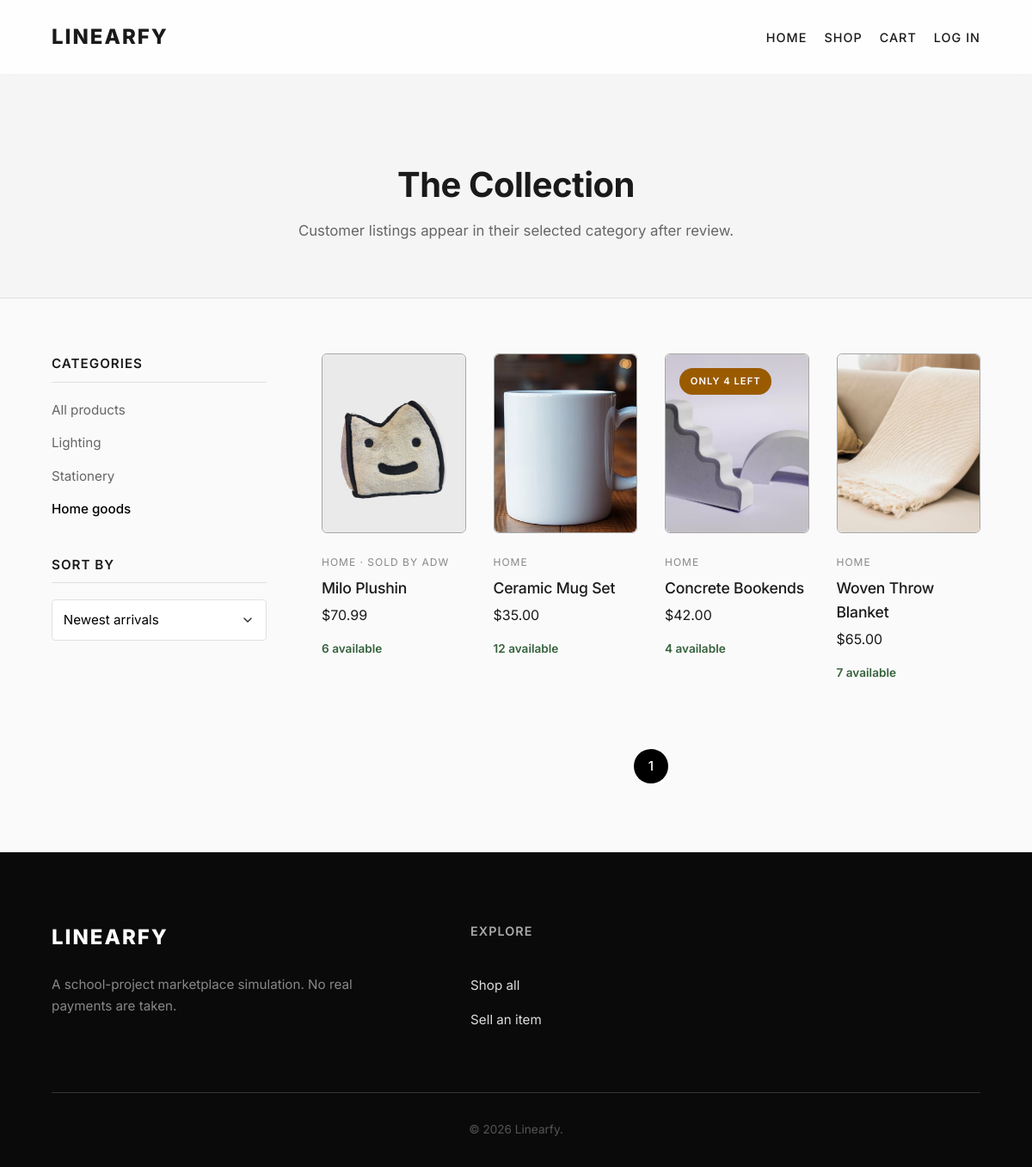
Page /shop?category=home&sort=newest on the committed database.
### app.py (models this page shows)
class Product(db.Model):
    id = db.Column(db.Integer, primary_key=True)
    name = db.Column(db.String(100), nullable=False)
    price = db.Column(db.Float, nullable=False)
    category = db.Column(db.String(50), nullable=False)
    image = db.Column(db.String(200), nullable=False)
    description = db.Column(db.Text, nullable=False)
    is_new = db.Column(db.Boolean, default=False)
    is_sale = db.Column(db.Boolean, default=False)
    stock_count = db.Column(db.Integer, nullable=False, default=10)
    seller_id = db.Column(db.Integer, db.ForeignKey("user.id"), nullable=True)
    status = db.Column(db.String(20), nullable=False, default="approved")
    created_at = db.Column(db.DateTime, default=datetime.utcnow, nullable=False)
    updated_at = db.Column(
        db.DateTime,
        default=datetime.utcnow,
        onupdate=datetime.utcnow,
        nullable=False,
    )
    seller = db.relationship(
        "User",
        backref=db.backref("listings", lazy=True),
    )

class User(db.Model):
    id = db.Column(db.Integer, primary_key=True)
    first_name = db.Column(db.String(50), nullable=False)
    last_name = db.Column(db.String(50), nullable=False)
    dob = db.Column(db.Date, nullable=False)
    email = db.Column(db.String(120), unique=True, nullable=False)
    password = db.Column(db.String(200), nullable=False)
    is_admin = db.Column(db.Boolean, default=False, nullable=False)
    created_at = db.Column(db.DateTime, default=datetime.utcnow, nullable=False)

### app.py (the view)
@app.route("/shop")
def shop():
    category = request.args.get("category", "all")
    sort = request.args.get("sort", "newest")
    page = request.args.get("page", 1, type=int)
    valid_categories = {"all"} | ALLOWED_CATEGORIES
    if category not in valid_categories:
        category = "all"
    query = Product.query.filter_by(status="approved")
    if category != "all":
        query = query.filter_by(category=category)
    if sort == "price-low":
        query = query.order_by(Product.price.asc())
    elif sort == "price-high":
        query = query.order_by(Product.price.desc())
    else:
        sort = "newest"
        query = query.order_by(Product.id.desc())
    pagination = query.paginate(page=page, per_page=4, error_out=False)
    return render_template(
        "shop.html",
        products=pagination.items,
        pagination=pagination,
        current_category=category,
        current_sort=sort,
    )

### app.py (called while the page is built)
def current_user():
    user_id = session.get("user_id")
    return db.session.get(User, user_id) if user_id else None

def product_image_url(product):
    folder = "images/uploads" if product.seller_id else "images/products"
    return url_for("static", filename=f"{folder}/{product.image}")

@app.context_processor
def shared_template_data():
    cart = session.get("cart", {})
    user = current_user()
    saved_product_ids = set()
    if user:
        saved_product_ids = {
            item.product_id
            for item in WishlistItem.query.filter_by(user_id=user.id).all()
        }
    return {
        "cart_count": sum(cart.values()),
        "current_user": user,
        "saved_product_ids": saved_product_ids,
        "product_image_url": product_image_url,
    }

### templates/shop.html (shortened to what this page needs)
{% extends "base.html" %}
{% block content %}
<div class="page-header"><div class="header-content"><h1>The Collection</h1><p>Customer listings appear in their selected category after review.</p></div></div>
<div class="shop-layout"><aside class="shop-sidebar"><div class="filter-group"><h3>Categories</h3><ul class="filter-list">{% for value, label in [('all', 'All products'), ('lighting', 'Lighting'), ('stationery', 'Stationery'), ('home', 'Home goods')] %}<li><a class="{% if current_category == value %}active{% endif %}" href="{{ url_for('shop', category=value, sort=current_sort) }}">{{ label }}</a></li>{% endfor %}</ul></div><div class="filter-group"><h3>Sort by</h3><form method="get"><input name="category" type="hidden" value="{{ current_category }}"><select name="sort" class="custom-select" onchange="this.form.submit()"><option value="newest" {% if current_sort == 'newest' %}selected{% endif %}>Newest arrivals</option><option value="price-low" {% if current_sort == 'price-low' %}selected{% endif %}>Price: low to high</option><option value="price-high" {% if current_sort == 'price-high' %}selected{% endif %}>Price: high to low</option></select></form></div></aside>
<main class="shop-main"><div class="product-grid shop-grid">{% for product in products %}<article class="product-card"><div class="image-wrapper"><img src="{{ product_image_url(product) }}" alt="{{ product.name }}" class="product-image">{% if product.stock_count == 0 %}<span class="badge badge-sold-out">Sold out</span>{% elif product.stock_count < 5 %}<span class="badge badge-low-stock">Only {{ product.stock_count }} left</span>{% endif %}<div class="quick-action"></div></div><div class="product-info"><p class="stock-status">{{ product.category|title }}{% if product.seller %} · Sold by {{ product.seller.first_name }}{% endif %}</p><h3>{{ product.name }}</h3><p class="price">${{ '%.2f'|format(product.price) }}</p><p class="availability ">{% if product.stock_count == 0 %}Currently unavailable{% else %}{{ product.stock_count }} available{% endif %}</p></div></article>{% else %}<div class="empty-state-box"><p>No products match this category yet.</p></div>{% endfor %}</div>
<div class="pagination">{% for page_number in pagination.iter_pages() %}{% if page_number %}<a class="page-number {% if page_number == pagination.page %}active{% endif %}" href="{{ url_for('shop', page=page_number, category=current_category, sort=current_sort) }}">{{ page_number }}</a>{% endif %}{% endfor %}</div></main></div>
{% endblock %}

### static/css/style.css (style rules this page uses)
* { margin: 0; padding: 0; box-sizing: border-box; font-family: 'Inter', 'Segoe UI', Tahoma, Geneva, Verdana, sans-serif; }
html, body { -ms-overflow-style: none; scrollbar-width: none; }
:root { --primary-color: #000000; --bg-color: #fafafa; --text-color: #1a1a1a; --border-color: #e0e0e0; --input-bg: #ffffff; }
body { background-color: var(--bg-color); color: var(--text-color); line-height: 1.6; opacity: 0; transition: opacity 0.6s ease; }
body.page-loaded { opacity: 1; }
.custom-select { appearance: none; background-color: var(--input-bg); padding-right: 2.5rem; width: 100%; padding: 0.8rem; border: 1px solid var(--border-color); border-radius: 4px; font-size: 0.95rem; outline: none; cursor: pointer; font-family: inherit; }
.product-grid { display: grid; grid-template-columns: repeat(5, 1fr); gap: 1.5rem; }
.product-card { background: transparent; border: none; text-align: left; }
.image-wrapper { position: relative; overflow: hidden; border-radius: 6px; margin-bottom: 1.5rem; border: 1px solid rgb(167, 167, 167); }
.product-image { aspect-ratio: 4 / 5; background-color: #eaeaea; width: 100%; border-radius: 6px; object-fit: cover; display: block; transition: transform 0.6s cubic-bezier(0.25, 0.46, 0.45, 0.94); }
.badge { position: absolute; top: 1rem; left: 1rem; background-color: var(--primary-color); color: #ffffff; font-size: 0.7rem; padding: 0.4rem 0.8rem; border-radius: 20px; letter-spacing: 1px; text-transform: uppercase; font-weight: 600; }
.product-info { padding: 0; }
.stock-status { font-size: 0.75rem; color: #888888; text-transform: uppercase; letter-spacing: 1px; margin-bottom: 0.4rem; }
.product-info h3 { font-size: 1.1rem; font-weight: 500; margin-bottom: 0.3rem; letter-spacing: -0.2px; }
.price { font-size: 1rem; color: var(--text-color); margin-bottom: 1rem; font-weight: 400; }
.quick-action { position: absolute; bottom: 0; left: 0; width: 100%; padding: 1rem; background: linear-gradient(to top, rgba(0,0,0,0.1), transparent); transform: translateY(100%); transition: transform 0.3s cubic-bezier(0.16, 1, 0.3, 1); }
.page-header { background-color: #f5f5f5; padding: 6rem 5% 4rem; text-align: center; border-bottom: 1px solid var(--border-color); }
.page-header h1 { font-size: 2.5rem; font-weight: 700; margin-bottom: 0.5rem; letter-spacing: -0.5px; }
.page-header p { color: #666666; font-size: 1.05rem; }
.shop-layout { display: flex; max-width: 1300px; margin: 4rem auto; padding: 0 5%; gap: 4rem; align-items: flex-start; }
.shop-sidebar { width: 250px; flex-shrink: 0; position: sticky; top: 6rem; }
.shop-main { flex-grow: 1; }
.filter-group { margin-bottom: 2.5rem; }
.filter-group h3 { font-size: 0.95rem; font-weight: 600; text-transform: uppercase; letter-spacing: 1px; margin-bottom: 1.2rem; padding-bottom: 0.5rem; border-bottom: 1px solid var(--border-color); }
.filter-list { list-style: none; }
.filter-list li { margin-bottom: 0.8rem; }
.filter-list a { text-decoration: none; color: #666666; font-size: 0.95rem; transition: color 0.2s ease; }
.filter-list a:hover, .filter-list a.active { color: var(--primary-color); font-weight: 500; }
.shop-grid { grid-template-columns: repeat(4, 1fr); gap: 2rem; }
.pagination { display: flex; justify-content: center; align-items: center; gap: 1rem; margin-top: 4rem; }
.page-number, .page-arrow { text-decoration: none; color: var(--text-color); font-size: 0.95rem; font-weight: 500; width: 40px; height: 40px; display: flex; justify-content: center; align-items: center; border-radius: 50%; transition: all 0.3s ease; }
.page-number.active { background-color: var(--primary-color); color: #ffffff; }
.availability { margin: .35rem 0 .8rem; color: #35613c; font-size: .85rem; font-weight: 600; }
.badge-low-stock { background: #9a5b00; max-width: calc(100% - 2rem); }
.product-card { transition: transform 0.25s ease; }

### rows in the picture
Product: image (picture), category "HOME", seller.first_name "ADW", name "Milo Plushin", price "70.99", stock_count "6"
Product: image (picture), category "HOME", name "Ceramic Mug Set", price "35.00", stock_count "12"
Product: image (picture), stock_count "4", category "HOME", name "Concrete Bookends", price "42.00"
Product: image (placeholder picture), category "HOME", name "Woven Throw Blanket", price "65.00", stock_count "7"

### other values in the picture
{{ label }} "All products" "Lighting" "Stationery" "Home goods"
{{ page_number }} "1"
